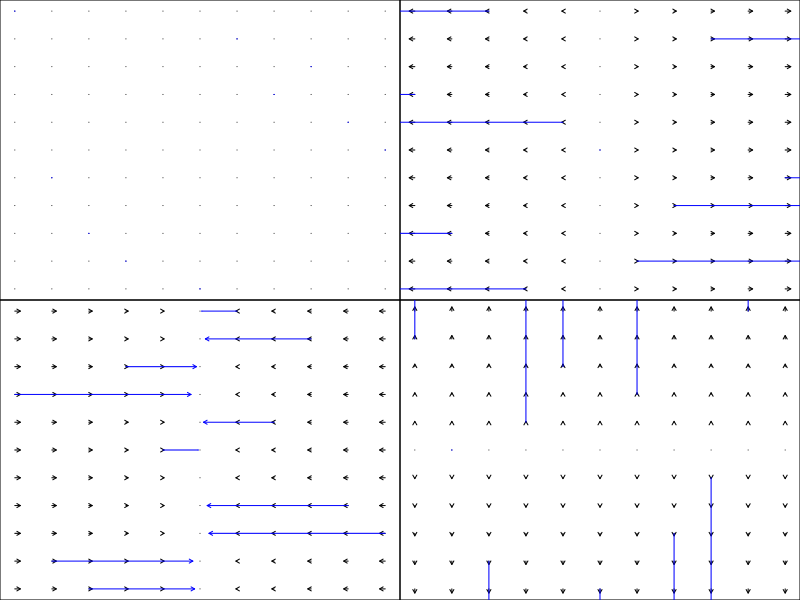
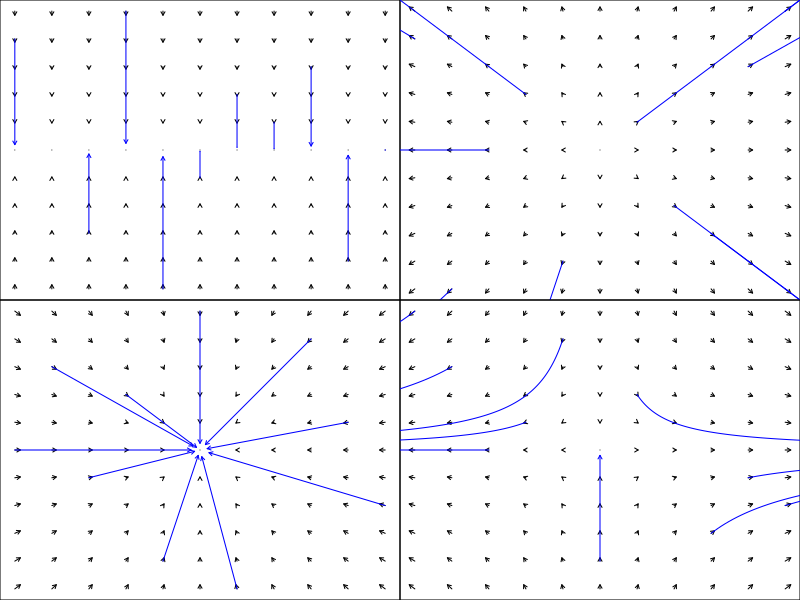
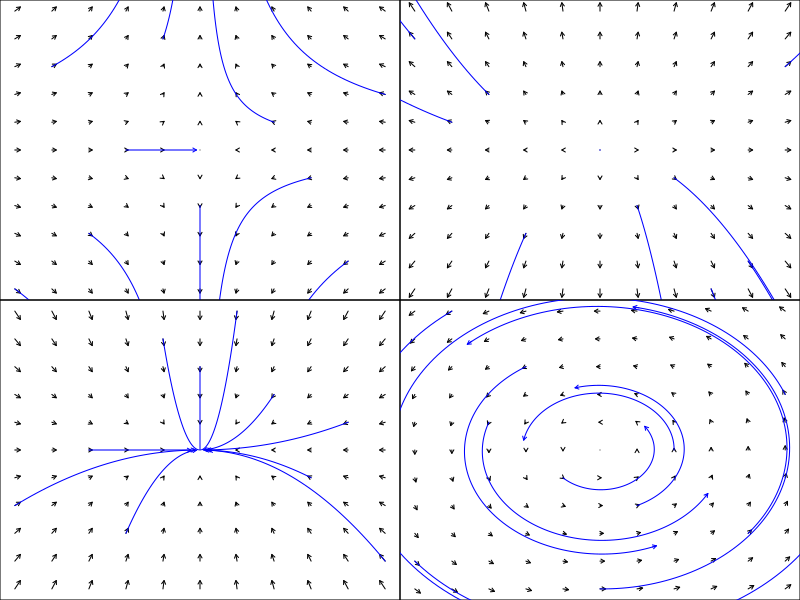
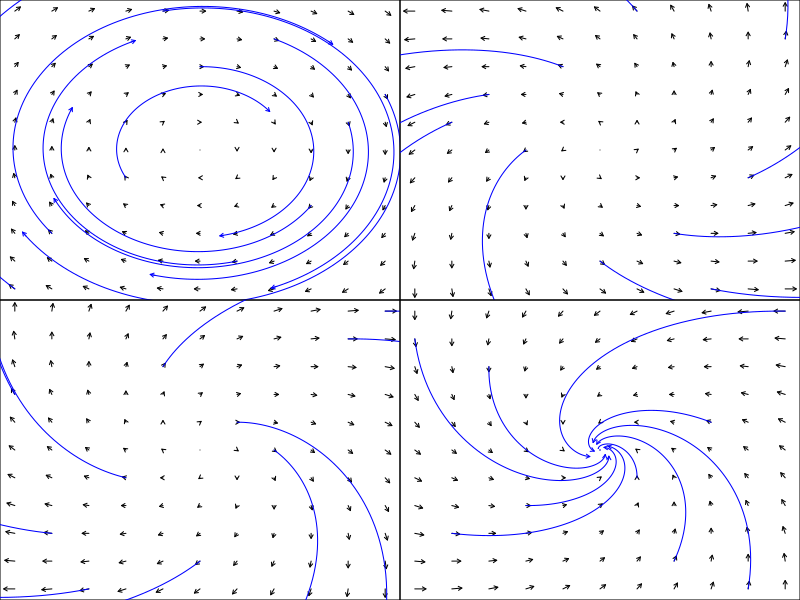
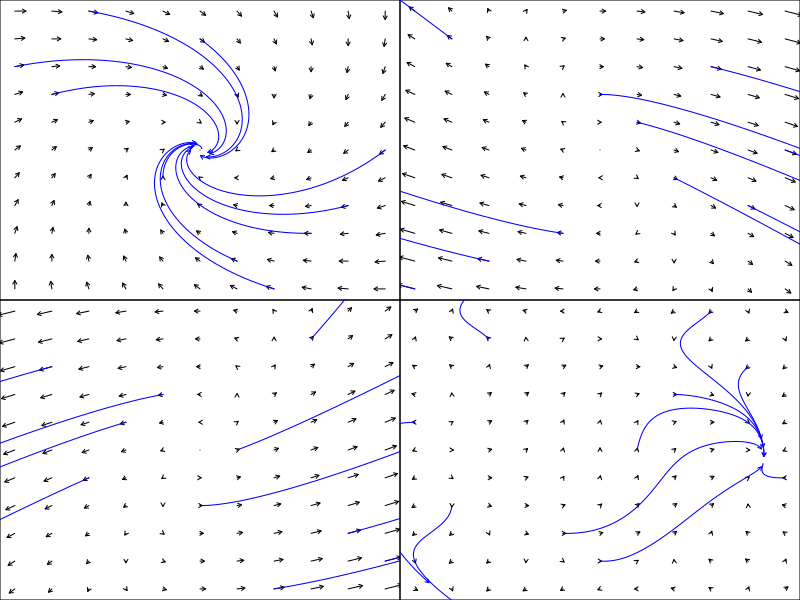

Generate these figures, in order, with R:
## ---- chunk 1
knitr::opts_chunk$set(echo = TRUE)
## ---- chunk 2
# Function to plot vector fields and approximate solutions
plot_vf <- function(Fn) {
  # Mesh for plot
  l <- 11
  m <- seq(-2, 2, l = l)
  y <- rep(m, l)
  x <- rep(m, each = l)
  
  # Time step
  dt <- 0.03
  
  # Arrow head length
  arwl <- 0.04
  
  # Gradient over mesh
  Fxy <- Fn(x, y)
  
  # Plot vector field - gives warnings for points with zero gradient
  plot(x, y, type = 'n', axes = F)
  box()
  defaultW <- getOption("warn")
  options(warn = -1)
  arrows(x, y, x + dt * Fxy[, 1], y + dt * Fxy[, 2], length = arwl)
  options(warn = defaultW)

  # Number of time steps
  T <- 100
  
  # Number of solutions
  n_s <- 10
  
  # Randomly initialize solutions
  x_s <- y_s <- matrix(nrow = T, ncol = n_s)
  x_s[1, ] <- sample(m, n_s)
  y_s[1, ] <- sample(m, n_s)
  
  # Approximate solutions with Euler's method
  for (t in 2:T) {
    Fxys <- Fn(x_s[t - 1, ], y_s[t - 1, ])
    x_s[t, ] <- x_s[t - 1, ] + dt * Fxys[, 1]
    y_s[t, ] <- y_s[t - 1, ] + dt * Fxys[, 2]
  }
  
  # Plot solutions
  matlines(x_s, y_s, col = 'blue', lty = 1)
  options(warn = -1)
  arrows(x_s[T - 1, ], y_s[T - 1, ], x_s[T, ], y_s[T, ], length = arwl, 
         col = 'blue')
  options(warn = defaultW)
}

# Function to plot vector fields and approximate solutions for a linear
# system satisfying a certain set of eigenvalues 
plot_vf_evals <- function(e_vals) {
  # Gradient function
  Fn <- function(x, y) {
    if (is.complex(e_vals)) {
      H <- 1 / sqrt(2) * cbind(c(1i, 1), c(1, 1i))
      Re(t(H %*% diag(e_vals) %*% t(Conj(H)) %*% rbind(x, y)))
    }
    else t(diag(e_vals) %*% rbind(x, y))
  }
  
  plot_vf(Fn)
}
## ---- chunk 3
# Plot vector fields and approximate solutions satisfying all  eigenvalues
par(mfrow = c(2, 2), mar = c(0, 0, 0, 0))
plot_vf_evals(c(0, 0))
plot_vf_evals(c(1, 0))
plot_vf_evals(c(-1, 0))
plot_vf_evals(c(0, 1))
plot_vf_evals(c(0, -1))
plot_vf_evals(c(1, 1))
plot_vf_evals(c(-1, -1))
plot_vf_evals(c(1, -1))
plot_vf_evals(c(-1, 1))
plot_vf_evals(c(1, 2))
plot_vf_evals(c(-1, -2))
plot_vf_evals(c(1i, -1i))
plot_vf_evals(c(-1i, 1i))
plot_vf_evals(c(1 + 1i, 1 - 1i))
plot_vf_evals(c(1 - 1i, 1 + 1i))
plot_vf_evals(c(-1 + 1i, -1 - 1i))
plot_vf_evals(c(-1 - 1i, -1 + 1i))
plot_vf(Fn = function(x, y) cbind(2 * x + y, -x))
plot_vf(Fn = function(x, y) cbind(2 * x - y, x))
## ---- chunk 4
# Plot a nonlinear 2D system of differential equations
plot_vf(Fn = function(x, y) cbind(sin(x^2 + y^2), cos(x + y)))
